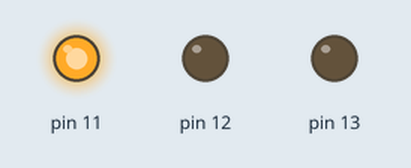
Bench run of a sketch on a simulated Arduino Uno, built with avr-gcc and run on an emulated ATmega328P. Shown: output pins drawn as LEDs (lit = HIGH).

Above: at 2.5 s.
At 5.5 s:
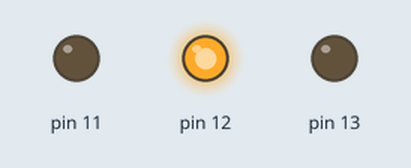
At 8.5 s:
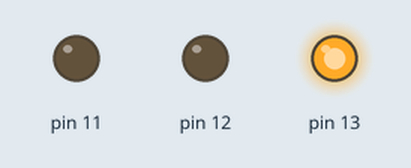
Timing chart, 0 to 14.3 s (numbered marks = the images above):
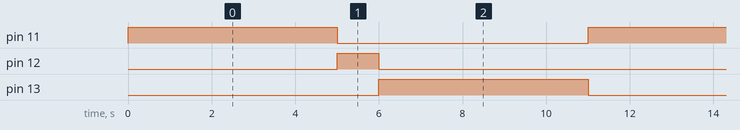

Measured:
- by itself, pin 11, pin 13: alternates HIGH for 5.0 s and LOW for 6.0 s
- by itself, pin 12: alternates HIGH for 1.0 s and LOW for 10.0 s
- by itself, everything shown: repeats every 11.0 s, in 3 steps

The sketch:

Semaforo_basico.ino
```cpp
void setup() {
  pinMode(13,OUTPUT);
  pinMode(12,OUTPUT);
  pinMode(11,OUTPUT);
  digitalWrite(13,LOW);
  digitalWrite(12,LOW);
  digitalWrite(11,LOW);
}

void loop() {
digitalWrite(13,LOW);
digitalWrite(11,HIGH);
delay(5000);
digitalWrite(11,LOW);
digitalWrite(12,HIGH);
delay(1000);
digitalWrite(12,LOW);
digitalWrite(13,HIGH);
delay(5000);
}
```
